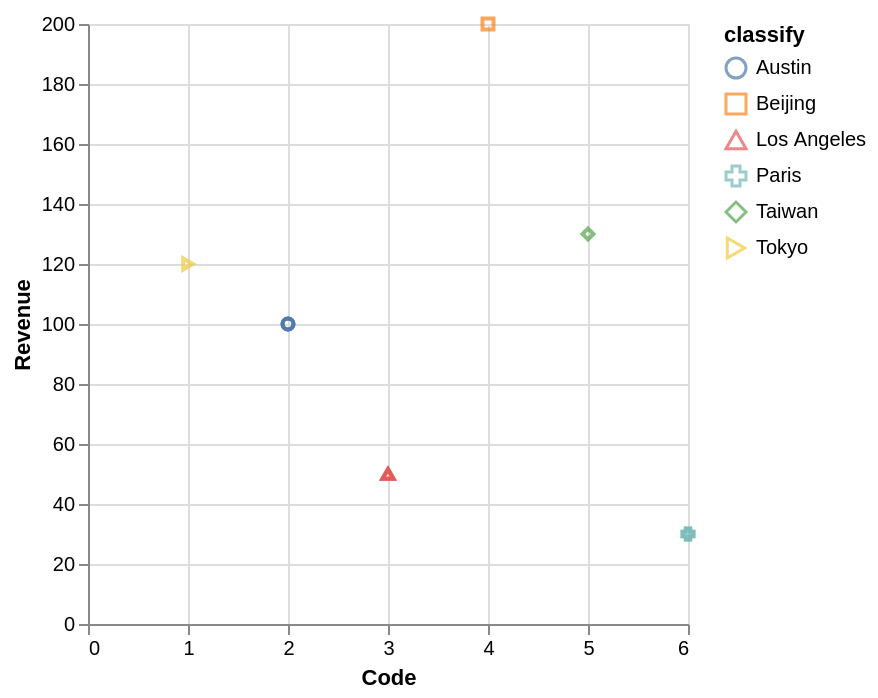

Write the Vega-Lite specification saved for this chart.
### Vega-Lite specification from a JSON file in a GitHub repository (floating-point values rounded to 4 significant figures)
{"data": {"values": [{"x_data": 2, "y_data": 100, "classify": "Austin"}, {"x_data": 2, "y_data": 100, "classify": "Austin"}, {"x_data": 2, "y_data": 100, "classify": "Austin"}, {"x_data": 4, "y_data": 200, "classify": "Beijing"}, {"x_data": 3, "y_data": 50, "classify": "Los Angeles"}, {"x_data": 3, "y_data": 50, "classify": "Los Angeles"}, {"x_data": 3, "y_data": 50, "classify": "Los Angeles"}, {"x_data": 6, "y_data": 30, "classify": "Paris"}, {"x_data": 6, "y_data": 30, "classify": "Paris"}, {"x_data": 5, "y_data": 130, "classify": "Taiwan"}, {"x_data": 1, "y_data": 120, "classify": "Tokyo"}]}, "mark": "point", "encoding": {"x": {"field": "x_data", "type": "quantitative", "title": "Code", "scale": {"zero": "false"}}, "y": {"field": "y_data", "type": "quantitative", "title": "Revenue", "scale": {"zero": "false"}}, "color": {"field": "classify", "type": "nominal"}, "shape": {"field": "classify", "type": "nominal"}}}
